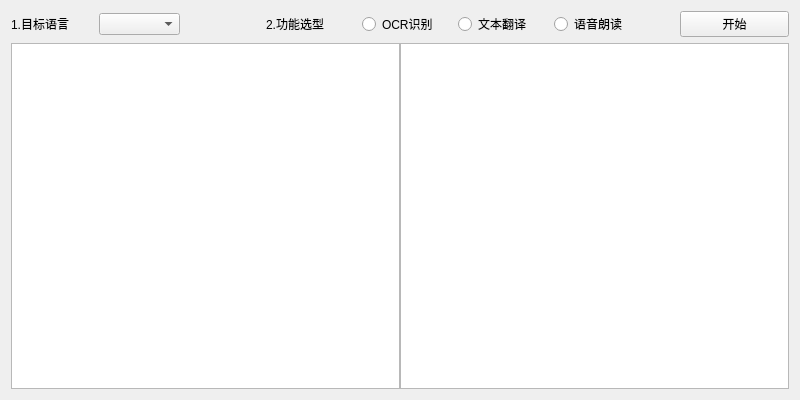
<?xml version="1.0" encoding="UTF-8"?>
<ui version="4.0">
 <class>main</class>
 <widget class="QWidget" name="main">
  <property name="geometry">
   <rect>
    <x>0</x>
    <y>0</y>
    <width>800</width>
    <height>400</height>
   </rect>
  </property>
  <property name="windowTitle">
   <string>OCR识别翻译工具</string>
  </property>
  <layout class="QGridLayout" name="gridLayout">
   <item row="0" column="0">
    <layout class="QHBoxLayout" name="titleHorizontalLayout" stretch="2,4,1">
     <item>
      <layout class="QHBoxLayout" name="languageTab" stretch="0,0">
       <property name="spacing">
        <number>6</number>
       </property>
       <property name="leftMargin">
        <number>0</number>
       </property>
       <property name="rightMargin">
        <number>50</number>
       </property>
       <item>
        <widget class="QLabel" name="languageLabel">
         <property name="text">
          <string>1.目标语言</string>
         </property>
        </widget>
       </item>
       <item>
        <widget class="QComboBox" name="languageComboBox">
         <property name="sizeIncrement">
          <size>
           <width>0</width>
           <height>0</height>
          </size>
         </property>
         <property name="baseSize">
          <size>
           <width>0</width>
           <height>0</height>
          </size>
         </property>
        </widget>
       </item>
      </layout>
     </item>
     <item>
      <layout class="QHBoxLayout" name="functionTab">
       <property name="leftMargin">
        <number>30</number>
       </property>
       <property name="rightMargin">
        <number>30</number>
       </property>
       <item>
        <widget class="QLabel" name="functionLabel">
         <property name="text">
          <string>2.功能选型</string>
         </property>
        </widget>
       </item>
       <item>
        <widget class="QRadioButton" name="ocrRadioButton">
         <property name="text">
          <string>OCR识别</string>
         </property>
        </widget>
       </item>
       <item>
        <widget class="QRadioButton" name="translateRadioButton">
         <property name="text">
          <string>文本翻译</string>
         </property>
        </widget>
       </item>
       <item>
        <widget class="QRadioButton" name="voiceRadioButton">
         <property name="text">
          <string>语音朗读</string>
         </property>
        </widget>
       </item>
      </layout>
     </item>
     <item>
      <widget class="QPushButton" name="pushButton">
       <property name="enabled">
        <bool>true</bool>
       </property>
       <property name="text">
        <string>开始</string>
       </property>
       <property name="autoRepeatDelay">
        <number>300</number>
       </property>
      </widget>
     </item>
    </layout>
   </item>
   <item row="1" column="0">
    <layout class="QHBoxLayout" name="textHorizontalLayout" stretch="0,0">
     <property name="spacing">
      <number>0</number>
     </property>
     <item>
      <widget class="QTextEdit" name="input"/>
     </item>
     <item>
      <widget class="QTextEdit" name="output"/>
     </item>
    </layout>
   </item>
  </layout>
 </widget>
 <resources/>
 <connections/>
</ui>
